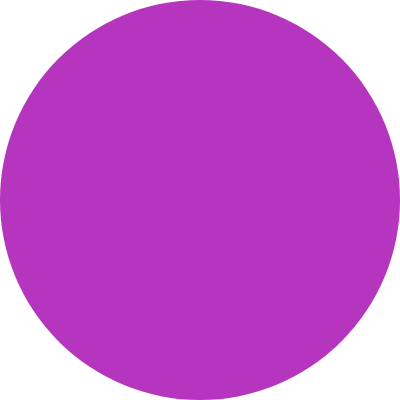
Frame 1 (no input)
Frame 60 (no input): identical to frame 1, image omitted
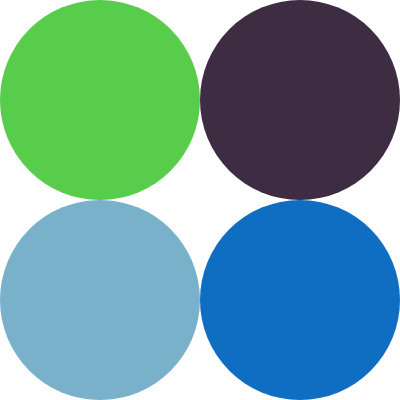
Frame 120 (the mouse pressed at the canvas centre since frame 60)

The p5.js sketch that drew these frames (run headless with seeded random() and noise() and a simulated clock; from frame 60 on, the mouse is pressed at the canvas centre):

// p5.js sketch
// ── sketch.js
let cells = [];
let newCells = [];

function setup() {
  createCanvas(400, 400);
  // createCanvas(windowWidth, windowHeight);
  cells.push(new Cell(0, 0, width, randomColor())); //always square
  // let parent = select('#canvas-wrapper');
  // parent.style('border', '5px deeppink dashed');
  // debugger;
  // parent.style("width", 400);
    noStroke();
}

function draw() {
  background(255);

  for(let c of cells){
    c.show();
  }
}

function mousePressed(){
  for(let c of cells){
    let newCells = c.clicked();
    if(newCells){
      cells.push.apply(cells, newCells);
      break;
    }
  }

  cull(); 
}

function cull(){
  let aliveCells = [];
  for(let c of cells){
    if(c.alive){
      aliveCells.push(c);
    }
  }
  cells = aliveCells;
}

// function windowResized() {
//   resizeCanvas(windowWidth, windowHeight);
// }
class Cell {
  constructor(x, y, size, c) {
    this.x = x;
    this.y = y;
    this.size = size; //always square
    this.color = c;
    this.alive = true;
    print(this);
  }

  show() {
    //display the cell, a rectangle
    fill(this.color);
    ellipse(this.x + this.size/2, this.y + this.size/2, this.size, this.size);
  }

  divide() {
    //
    let children = [];
    children.push(new Cell(this.x, this.y, this.size/2, randomColor()));
    children.push(new Cell(this.x + this.size/2, this.y, this.size/2, randomColor()));
    children.push(new Cell(this.x, this.y + this.size/2, this.size/2, randomColor()));
    children.push(new Cell(this.x + this.size/2, this.y + this.size/2, this.size/2, randomColor()));

    this.alive = false;

    return children;
  }

  clicked() {
    if(mouseX > this.x && mouseX < this.x + this.size && mouseY > this.y && mouseY < this.y + this.size){
      print(this + " clicked")
      return this.divide();
    }
  }
}

function randomColor(){
  let r, g, b;
  r = random(0, 255);
  g = random(0, 255);
  b = random(0, 255);

  return color(r,g,b);
}
